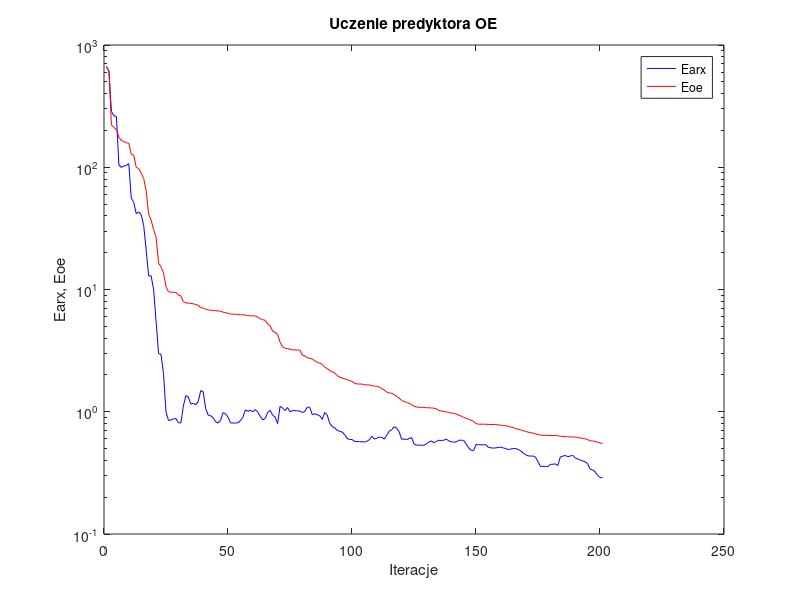
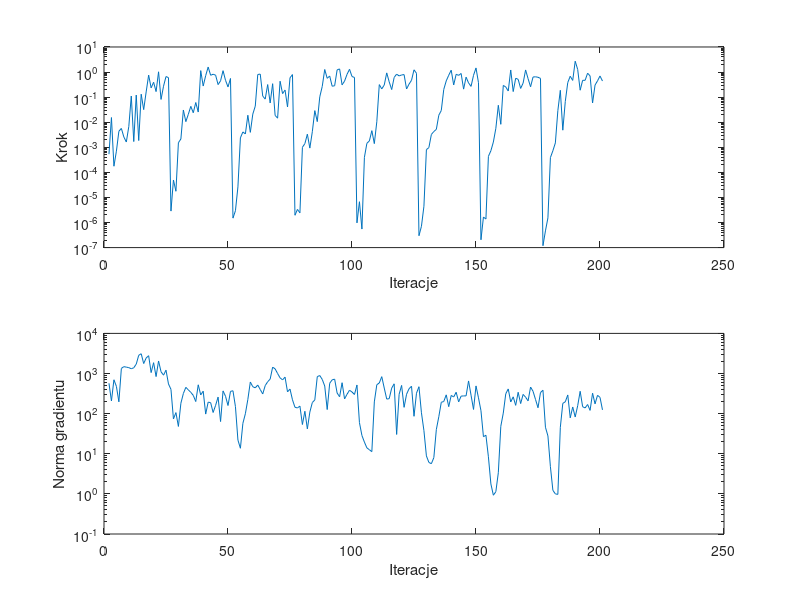

Here is the MATLAB script that generated these plots, in order:
%uczenie predyktora oe
clear all;
n=0; farx(n+1)=6.595579e+002; foe(n+1)=6.709541e+002; wspucz(n+1)=0.000000e+000; ng(n+1)=0.000000e+000;
%odnowa zmiennej metryki
n=1; farx(n+1)=6.092924e+002; foe(n+1)=6.112791e+002; krok(n+1)=5.322828e-004; ng(n+1)=5.709821e+002;
n=2; farx(n+1)=2.860816e+002; foe(n+1)=2.215142e+002; krok(n+1)=1.536047e-002; ng(n+1)=2.069238e+002;
n=3; farx(n+1)=2.628057e+002; foe(n+1)=2.114274e+002; krok(n+1)=1.758667e-004; ng(n+1)=6.982020e+002;
n=4; farx(n+1)=2.600126e+002; foe(n+1)=2.036772e+002; krok(n+1)=7.010405e-004; ng(n+1)=4.780259e+002;
n=5; farx(n+1)=1.046757e+002; foe(n+1)=1.762167e+002; krok(n+1)=4.372259e-003; ng(n+1)=1.969653e+002;
n=6; farx(n+1)=9.971569e+001; foe(n+1)=1.656036e+002; krok(n+1)=5.655154e-003; ng(n+1)=1.340153e+003;
n=7; farx(n+1)=1.022606e+002; foe(n+1)=1.624330e+002; krok(n+1)=2.581388e-003; ng(n+1)=1.481957e+003;
n=8; farx(n+1)=1.036488e+002; foe(n+1)=1.583055e+002; krok(n+1)=1.620122e-003; ng(n+1)=1.441880e+003;
n=9; farx(n+1)=1.070117e+002; foe(n+1)=1.574701e+002; krok(n+1)=6.752063e-003; ng(n+1)=1.401698e+003;
n=10; farx(n+1)=5.589708e+001; foe(n+1)=1.271764e+002; krok(n+1)=1.107341e-001; ng(n+1)=1.314692e+003;
n=11; farx(n+1)=5.165032e+001; foe(n+1)=1.259320e+002; krok(n+1)=1.695208e-003; ng(n+1)=1.391330e+003;
n=12; farx(n+1)=4.172108e+001; foe(n+1)=9.963684e+001; krok(n+1)=1.209148e-001; ng(n+1)=1.712947e+003;
n=13; farx(n+1)=4.311916e+001; foe(n+1)=9.780857e+001; krok(n+1)=1.861026e-003; ng(n+1)=2.848783e+003;
n=14; farx(n+1)=4.104644e+001; foe(n+1)=8.951319e+001; krok(n+1)=1.310933e-001; ng(n+1)=3.108773e+003;
n=15; farx(n+1)=3.347260e+001; foe(n+1)=8.113074e+001; krok(n+1)=3.178877e-002; ng(n+1)=1.772685e+003;
n=16; farx(n+1)=2.102481e+001; foe(n+1)=6.394210e+001; krok(n+1)=1.619492e-001; ng(n+1)=2.436175e+003;
n=17; farx(n+1)=1.292392e+001; foe(n+1)=4.119184e+001; krok(n+1)=7.560816e-001; ng(n+1)=2.781374e+003;
n=18; farx(n+1)=1.293185e+001; foe(n+1)=3.700126e+001; krok(n+1)=2.343012e-001; ng(n+1)=1.054698e+003;
n=19; farx(n+1)=1.000629e+001; foe(n+1)=3.089261e+001; krok(n+1)=3.923690e-001; ng(n+1)=1.862366e+003;
n=20; farx(n+1)=5.477594e+000; foe(n+1)=2.689765e+001; krok(n+1)=1.664220e-001; ng(n+1)=8.387106e+002;
n=21; farx(n+1)=2.999572e+000; foe(n+1)=1.646231e+001; krok(n+1)=1.023928e+000; ng(n+1)=2.052896e+003;
n=22; farx(n+1)=2.928578e+000; foe(n+1)=1.531010e+001; krok(n+1)=8.100548e-002; ng(n+1)=1.105704e+003;
n=23; farx(n+1)=2.045657e+000; foe(n+1)=1.363000e+001; krok(n+1)=2.725909e-001; ng(n+1)=9.091881e+002;
n=24; farx(n+1)=9.961019e-001; foe(n+1)=1.055729e+001; krok(n+1)=6.622313e-001; ng(n+1)=1.212577e+003;
n=25; farx(n+1)=8.501006e-001; foe(n+1)=9.582394e+000; krok(n+1)=5.980518e-001; ng(n+1)=5.491951e+002;
%odnowa zmiennej metryki
n=26; farx(n+1)=8.546400e-001; foe(n+1)=9.514280e+000; krok(n+1)=2.857170e-006; ng(n+1)=4.031764e+002;
n=27; farx(n+1)=8.752284e-001; foe(n+1)=9.480736e+000; krok(n+1)=4.960813e-005; ng(n+1)=7.380373e+001;
n=28; farx(n+1)=8.797757e-001; foe(n+1)=9.459249e+000; krok(n+1)=1.763713e-005; ng(n+1)=1.061813e+002;
n=29; farx(n+1)=8.137284e-001; foe(n+1)=8.992889e+000; krok(n+1)=1.520298e-003; ng(n+1)=4.796411e+001;
n=30; farx(n+1)=8.090627e-001; foe(n+1)=8.877694e+000; krok(n+1)=2.145173e-003; ng(n+1)=1.814129e+002;
n=31; farx(n+1)=1.111850e+000; foe(n+1)=7.948053e+000; krok(n+1)=3.065020e-002; ng(n+1)=3.176818e+002;
n=32; farx(n+1)=1.355295e+000; foe(n+1)=7.770083e+000; krok(n+1)=1.054546e-002; ng(n+1)=4.522875e+002;
n=33; farx(n+1)=1.320623e+000; foe(n+1)=7.734205e+000; krok(n+1)=2.067140e-002; ng(n+1)=3.913250e+002;
n=34; farx(n+1)=1.157568e+000; foe(n+1)=7.700937e+000; krok(n+1)=4.294671e-002; ng(n+1)=3.391158e+002;
n=35; farx(n+1)=1.170971e+000; foe(n+1)=7.642092e+000; krok(n+1)=2.386882e-002; ng(n+1)=2.849777e+002;
n=36; farx(n+1)=1.143970e+000; foe(n+1)=7.530930e+000; krok(n+1)=6.101054e-002; ng(n+1)=2.001312e+002;
n=37; farx(n+1)=1.212044e+000; foe(n+1)=7.435096e+000; krok(n+1)=2.541206e-002; ng(n+1)=5.234621e+002;
n=38; farx(n+1)=1.490475e+000; foe(n+1)=7.102146e+000; krok(n+1)=1.142810e+000; ng(n+1)=2.926765e+002;
n=39; farx(n+1)=1.454570e+000; foe(n+1)=7.038673e+000; krok(n+1)=2.774171e-001; ng(n+1)=3.631946e+002;
n=40; farx(n+1)=1.059229e+000; foe(n+1)=6.910162e+000; krok(n+1)=7.214488e-001; ng(n+1)=9.744204e+001;
n=41; farx(n+1)=9.382258e-001; foe(n+1)=6.813134e+000; krok(n+1)=1.585247e+000; ng(n+1)=1.935766e+002;
n=42; farx(n+1)=9.286533e-001; foe(n+1)=6.767055e+000; krok(n+1)=7.448368e-001; ng(n+1)=1.876574e+002;
n=43; farx(n+1)=8.950808e-001; foe(n+1)=6.735563e+000; krok(n+1)=8.190836e-001; ng(n+1)=1.067790e+002;
n=44; farx(n+1)=8.277404e-001; foe(n+1)=6.707169e+000; krok(n+1)=7.525649e-001; ng(n+1)=1.610315e+002;
n=45; farx(n+1)=8.108778e-001; foe(n+1)=6.682053e+000; krok(n+1)=3.161324e-001; ng(n+1)=2.587000e+002;
n=46; farx(n+1)=8.514401e-001; foe(n+1)=6.641350e+000; krok(n+1)=4.485036e-001; ng(n+1)=6.346762e+001;
n=47; farx(n+1)=9.832877e-001; foe(n+1)=6.531679e+000; krok(n+1)=1.136048e+000; ng(n+1)=3.686319e+002;
n=48; farx(n+1)=9.630147e-001; foe(n+1)=6.459288e+000; krok(n+1)=4.686024e-001; ng(n+1)=2.712125e+002;
n=49; farx(n+1)=9.048993e-001; foe(n+1)=6.395575e+000; krok(n+1)=2.554195e-001; ng(n+1)=1.593474e+002;
n=50; farx(n+1)=8.102650e-001; foe(n+1)=6.294579e+000; krok(n+1)=5.551463e-001; ng(n+1)=3.583050e+002;
%odnowa zmiennej metryki
n=51; farx(n+1)=8.094570e-001; foe(n+1)=6.276780e+000; krok(n+1)=1.495121e-006; ng(n+1)=3.719393e+002;
n=52; farx(n+1)=8.090578e-001; foe(n+1)=6.270580e+000; krok(n+1)=2.960578e-006; ng(n+1)=1.494636e+002;
n=53; farx(n+1)=8.115726e-001; foe(n+1)=6.269140e+000; krok(n+1)=2.635297e-005; ng(n+1)=2.194431e+001;
n=54; farx(n+1)=8.454736e-001; foe(n+1)=6.221797e+000; krok(n+1)=2.380740e-003; ng(n+1)=1.371008e+001;
n=55; farx(n+1)=9.015117e-001; foe(n+1)=6.206210e+000; krok(n+1)=4.095430e-003; ng(n+1)=5.737955e+001;
n=56; farx(n+1)=1.036872e+000; foe(n+1)=6.174623e+000; krok(n+1)=3.401267e-003; ng(n+1)=9.934041e+001;
n=57; farx(n+1)=1.007863e+000; foe(n+1)=6.115666e+000; krok(n+1)=1.895365e-002; ng(n+1)=2.257499e+002;
n=58; farx(n+1)=1.030349e+000; foe(n+1)=6.098772e+000; krok(n+1)=3.941672e-003; ng(n+1)=6.134067e+002;
n=59; farx(n+1)=9.970077e-001; foe(n+1)=6.090204e+000; krok(n+1)=2.107682e-002; ng(n+1)=4.680810e+002;
n=60; farx(n+1)=1.043620e+000; foe(n+1)=6.075611e+000; krok(n+1)=4.388300e-002; ng(n+1)=4.399989e+002;
n=61; farx(n+1)=9.908504e-001; foe(n+1)=5.950293e+000; krok(n+1)=7.992682e-001; ng(n+1)=5.162763e+002;
n=62; farx(n+1)=9.169723e-001; foe(n+1)=5.764088e+000; krok(n+1)=8.295027e-001; ng(n+1)=3.989705e+002;
n=63; farx(n+1)=8.575300e-001; foe(n+1)=5.670071e+000; krok(n+1)=1.105941e-001; ng(n+1)=3.095105e+002;
n=64; farx(n+1)=8.800747e-001; foe(n+1)=5.589451e+000; krok(n+1)=8.343244e-002; ng(n+1)=4.991581e+002;
n=65; farx(n+1)=9.880624e-001; foe(n+1)=5.245237e+000; krok(n+1)=3.172699e-001; ng(n+1)=6.244875e+002;
n=66; farx(n+1)=1.026644e+000; foe(n+1)=5.049415e+000; krok(n+1)=5.857529e-002; ng(n+1)=7.263571e+002;
n=67; farx(n+1)=9.372081e-001; foe(n+1)=4.549798e+000; krok(n+1)=3.435737e-001; ng(n+1)=1.441930e+003;
n=68; farx(n+1)=9.062049e-001; foe(n+1)=4.471885e+000; krok(n+1)=1.875579e-002; ng(n+1)=1.305555e+003;
n=69; farx(n+1)=7.994406e-001; foe(n+1)=4.289851e+000; krok(n+1)=1.450364e-002; ng(n+1)=9.985906e+002;
n=70; farx(n+1)=1.106977e+000; foe(n+1)=3.706162e+000; krok(n+1)=4.305446e-001; ng(n+1)=7.796682e+002;
n=71; farx(n+1)=1.074712e+000; foe(n+1)=3.400537e+000; krok(n+1)=1.383675e-001; ng(n+1)=6.945753e+002;
n=72; farx(n+1)=1.022223e+000; foe(n+1)=3.307297e+000; krok(n+1)=1.919189e-001; ng(n+1)=8.128946e+002;
n=73; farx(n+1)=1.083576e+000; foe(n+1)=3.287719e+000; krok(n+1)=4.050274e-002; ng(n+1)=3.489090e+002;
n=74; farx(n+1)=9.995140e-001; foe(n+1)=3.245017e+000; krok(n+1)=5.914179e-001; ng(n+1)=4.093636e+002;
n=75; farx(n+1)=1.022504e+000; foe(n+1)=3.208281e+000; krok(n+1)=7.926233e-001; ng(n+1)=2.209398e+002;
%odnowa zmiennej metryki
n=76; farx(n+1)=1.020770e+000; foe(n+1)=3.203575e+000; krok(n+1)=1.948244e-006; ng(n+1)=1.439412e+002;
n=77; farx(n+1)=1.016455e+000; foe(n+1)=3.195338e+000; krok(n+1)=3.328396e-006; ng(n+1)=1.389160e+002;
n=78; farx(n+1)=1.012632e+000; foe(n+1)=3.187988e+000; krok(n+1)=2.430566e-006; ng(n+1)=1.539402e+002;
n=79; farx(n+1)=9.853152e-001; foe(n+1)=2.899706e+000; krok(n+1)=9.988735e-004; ng(n+1)=5.354829e+001;
n=80; farx(n+1)=1.009024e+000; foe(n+1)=2.858542e+000; krok(n+1)=1.402097e-003; ng(n+1)=1.146464e+002;
n=81; farx(n+1)=1.092815e+000; foe(n+1)=2.768342e+000; krok(n+1)=3.334617e-003; ng(n+1)=4.166909e+001;
n=82; farx(n+1)=1.084400e+000; foe(n+1)=2.738017e+000; krok(n+1)=9.289576e-004; ng(n+1)=1.093155e+002;
n=83; farx(n+1)=9.457828e-001; foe(n+1)=2.712452e+000; krok(n+1)=4.182551e-003; ng(n+1)=1.890443e+002;
n=84; farx(n+1)=9.623385e-001; foe(n+1)=2.606205e+000; krok(n+1)=2.900728e-002; ng(n+1)=2.197730e+002;
n=85; farx(n+1)=9.443601e-001; foe(n+1)=2.535726e+000; krok(n+1)=1.056599e-002; ng(n+1)=8.367019e+002;
n=86; farx(n+1)=9.280829e-001; foe(n+1)=2.493488e+000; krok(n+1)=1.024273e-001; ng(n+1)=8.901957e+002;
n=87; farx(n+1)=8.667685e-001; foe(n+1)=2.443739e+000; krok(n+1)=2.672252e-001; ng(n+1)=7.129110e+002;
n=88; farx(n+1)=9.869306e-001; foe(n+1)=2.313265e+000; krok(n+1)=1.265822e+000; ng(n+1)=4.881995e+002;
n=89; farx(n+1)=9.413583e-001; foe(n+1)=2.257762e+000; krok(n+1)=5.631821e-001; ng(n+1)=1.264054e+002;
n=90; farx(n+1)=8.063823e-001; foe(n+1)=2.170700e+000; krok(n+1)=6.954939e-001; ng(n+1)=5.709099e+002;
n=91; farx(n+1)=7.558886e-001; foe(n+1)=2.119106e+000; krok(n+1)=2.725909e-001; ng(n+1)=6.963060e+002;
n=92; farx(n+1)=7.412526e-001; foe(n+1)=2.081913e+000; krok(n+1)=2.846355e-001; ng(n+1)=7.235607e+002;
n=93; farx(n+1)=7.049351e-001; foe(n+1)=1.979771e+000; krok(n+1)=1.217699e+000; ng(n+1)=3.258945e+002;
n=94; farx(n+1)=6.923796e-001; foe(n+1)=1.917709e+000; krok(n+1)=1.334889e+000; ng(n+1)=2.638246e+002;
n=95; farx(n+1)=6.828101e-001; foe(n+1)=1.886132e+000; krok(n+1)=3.091015e-001; ng(n+1)=5.899997e+002;
n=96; farx(n+1)=6.516328e-001; foe(n+1)=1.859907e+000; krok(n+1)=4.352152e-001; ng(n+1)=2.330527e+002;
n=97; farx(n+1)=6.051874e-001; foe(n+1)=1.832431e+000; krok(n+1)=8.127796e-001; ng(n+1)=3.039676e+002;
n=98; farx(n+1)=5.923090e-001; foe(n+1)=1.799702e+000; krok(n+1)=1.289896e+000; ng(n+1)=3.837274e+002;
n=99; farx(n+1)=5.932795e-001; foe(n+1)=1.768929e+000; krok(n+1)=6.643777e-001; ng(n+1)=3.460668e+002;
n=100; farx(n+1)=5.722575e-001; foe(n+1)=1.715076e+000; krok(n+1)=6.088496e-001; ng(n+1)=3.004045e+002;
%odnowa zmiennej metryki
n=101; farx(n+1)=5.713680e-001; foe(n+1)=1.688428e+000; krok(n+1)=9.682870e-007; ng(n+1)=5.178278e+002;
n=102; farx(n+1)=5.684231e-001; foe(n+1)=1.685456e+000; krok(n+1)=6.754223e-006; ng(n+1)=5.970496e+001;
n=103; farx(n+1)=5.684207e-001; foe(n+1)=1.685405e+000; krok(n+1)=5.486263e-007; ng(n+1)=2.855537e+001;
n=104; farx(n+1)=5.654997e-001; foe(n+1)=1.663205e+000; krok(n+1)=3.970634e-004; ng(n+1)=1.952836e+001;
n=105; farx(n+1)=5.731816e-001; foe(n+1)=1.659698e+000; krok(n+1)=1.441974e-003; ng(n+1)=1.402040e+001;
n=106; farx(n+1)=5.899797e-001; foe(n+1)=1.655469e+000; krok(n+1)=1.793067e-003; ng(n+1)=1.260706e+001;
n=107; farx(n+1)=6.299623e-001; foe(n+1)=1.635754e+000; krok(n+1)=4.606611e-003; ng(n+1)=1.129169e+001;
n=108; farx(n+1)=5.977053e-001; foe(n+1)=1.621544e+000; krok(n+1)=1.402081e-003; ng(n+1)=1.960994e+002;
n=109; farx(n+1)=6.084048e-001; foe(n+1)=1.618847e+000; krok(n+1)=1.042882e-002; ng(n+1)=5.250940e+002;
n=110; farx(n+1)=6.197908e-001; foe(n+1)=1.590142e+000; krok(n+1)=3.160606e-001; ng(n+1)=5.808705e+002;
n=111; farx(n+1)=6.180218e-001; foe(n+1)=1.546861e+000; krok(n+1)=2.134155e-001; ng(n+1)=8.353735e+002;
n=112; farx(n+1)=5.986960e-001; foe(n+1)=1.505247e+000; krok(n+1)=3.041754e-001; ng(n+1)=4.338154e+002;
n=113; farx(n+1)=6.404123e-001; foe(n+1)=1.448977e+000; krok(n+1)=9.270274e-001; ng(n+1)=2.306694e+002;
n=114; farx(n+1)=6.941538e-001; foe(n+1)=1.423652e+000; krok(n+1)=4.065930e-001; ng(n+1)=2.362497e+002;
n=115; farx(n+1)=7.124897e-001; foe(n+1)=1.415113e+000; krok(n+1)=2.002215e-001; ng(n+1)=4.322998e+002;
n=116; farx(n+1)=7.532411e-001; foe(n+1)=1.383795e+000; krok(n+1)=6.122388e-001; ng(n+1)=5.535904e+002;
n=117; farx(n+1)=7.336992e-001; foe(n+1)=1.338459e+000; krok(n+1)=8.252141e-001; ng(n+1)=3.030062e+001;
n=118; farx(n+1)=6.883110e-001; foe(n+1)=1.292332e+000; krok(n+1)=7.011953e-001; ng(n+1)=3.037572e+002;
n=119; farx(n+1)=5.973965e-001; foe(n+1)=1.241939e+000; krok(n+1)=7.656580e-001; ng(n+1)=5.052244e+002;
n=120; farx(n+1)=5.976103e-001; foe(n+1)=1.210874e+000; krok(n+1)=7.926233e-001; ng(n+1)=1.435990e+002;
n=121; farx(n+1)=5.931353e-001; foe(n+1)=1.195179e+000; krok(n+1)=2.114117e-001; ng(n+1)=3.041788e+002;
n=122; farx(n+1)=6.021905e-001; foe(n+1)=1.170577e+000; krok(n+1)=3.304177e-001; ng(n+1)=4.178126e+002;
n=123; farx(n+1)=6.164423e-001; foe(n+1)=1.144211e+000; krok(n+1)=4.706699e-001; ng(n+1)=4.816740e+002;
n=124; farx(n+1)=5.463275e-001; foe(n+1)=1.110971e+000; krok(n+1)=1.228893e+000; ng(n+1)=8.591121e+001;
n=125; farx(n+1)=5.334702e-001; foe(n+1)=1.094519e+000; krok(n+1)=8.922169e-001; ng(n+1)=3.229858e+002;
%odnowa zmiennej metryki
n=126; farx(n+1)=5.332168e-001; foe(n+1)=1.087370e+000; krok(n+1)=2.973587e-007; ng(n+1)=4.686905e+002;
n=127; farx(n+1)=5.330157e-001; foe(n+1)=1.086277e+000; krok(n+1)=7.084401e-007; ng(n+1)=1.049998e+002;
n=128; farx(n+1)=5.315195e-001; foe(n+1)=1.085321e+000; krok(n+1)=4.457231e-006; ng(n+1)=3.775853e+001;
n=129; farx(n+1)=5.462032e-001; foe(n+1)=1.078948e+000; krok(n+1)=8.062699e-004; ng(n+1)=8.840892e+000;
n=130; farx(n+1)=5.649491e-001; foe(n+1)=1.077213e+000; krok(n+1)=9.727667e-004; ng(n+1)=6.085424e+000;
n=131; farx(n+1)=5.777508e-001; foe(n+1)=1.075135e+000; krok(n+1)=3.237896e-003; ng(n+1)=5.643629e+000;
n=132; farx(n+1)=5.584767e-001; foe(n+1)=1.068989e+000; krok(n+1)=4.264608e-003; ng(n+1)=8.019176e+000;
n=133; farx(n+1)=5.720294e-001; foe(n+1)=1.056699e+000; krok(n+1)=5.167850e-003; ng(n+1)=3.998095e+001;
n=134; farx(n+1)=5.839875e-001; foe(n+1)=1.023504e+000; krok(n+1)=1.899071e-002; ng(n+1)=8.375562e+001;
n=135; farx(n+1)=5.824063e-001; foe(n+1)=1.012524e+000; krok(n+1)=2.928765e-002; ng(n+1)=1.917483e+002;
n=136; farx(n+1)=5.845282e-001; foe(n+1)=1.007814e+000; krok(n+1)=2.031949e-001; ng(n+1)=2.005932e+002;
n=137; farx(n+1)=5.973403e-001; foe(n+1)=9.972744e-001; krok(n+1)=4.448216e-001; ng(n+1)=2.940152e+002;
n=138; farx(n+1)=5.795890e-001; foe(n+1)=9.873351e-001; krok(n+1)=7.461831e-001; ng(n+1)=1.491448e+002;
n=139; farx(n+1)=5.680866e-001; foe(n+1)=9.756149e-001; krok(n+1)=1.187855e+000; ng(n+1)=2.842193e+002;
n=140; farx(n+1)=5.642381e-001; foe(n+1)=9.706217e-001; krok(n+1)=3.057702e-001; ng(n+1)=2.600723e+002;
n=141; farx(n+1)=5.660488e-001; foe(n+1)=9.573637e-001; krok(n+1)=8.131859e-001; ng(n+1)=3.416765e+002;
n=142; farx(n+1)=5.838611e-001; foe(n+1)=9.364271e-001; krok(n+1)=7.382907e-001; ng(n+1)=1.963997e+002;
n=143; farx(n+1)=5.858456e-001; foe(n+1)=9.222016e-001; krok(n+1)=8.773192e-001; ng(n+1)=2.731453e+002;
n=144; farx(n+1)=5.824457e-001; foe(n+1)=8.995145e-001; krok(n+1)=2.085952e-001; ng(n+1)=2.765227e+002;
n=145; farx(n+1)=5.481410e-001; foe(n+1)=8.846596e-001; krok(n+1)=6.261807e-001; ng(n+1)=2.772202e+002;
n=146; farx(n+1)=5.080419e-001; foe(n+1)=8.679612e-001; krok(n+1)=3.693268e-001; ng(n+1)=6.530805e+002;
n=147; farx(n+1)=4.842408e-001; foe(n+1)=8.532041e-001; krok(n+1)=2.682636e-001; ng(n+1)=2.882972e+002;
n=148; farx(n+1)=4.803121e-001; foe(n+1)=8.352930e-001; krok(n+1)=7.413928e-001; ng(n+1)=1.271561e+002;
n=149; farx(n+1)=5.400888e-001; foe(n+1)=7.998426e-001; krok(n+1)=1.462039e+000; ng(n+1)=4.910392e+002;
n=150; farx(n+1)=5.368835e-001; foe(n+1)=7.915930e-001; krok(n+1)=3.768236e-001; ng(n+1)=2.474420e+002;
%odnowa zmiennej metryki
n=151; farx(n+1)=5.369245e-001; foe(n+1)=7.912478e-001; krok(n+1)=2.050250e-007; ng(n+1)=1.183749e+002;
n=152; farx(n+1)=5.372282e-001; foe(n+1)=7.911041e-001; krok(n+1)=1.656948e-006; ng(n+1)=2.660943e+001;
n=153; farx(n+1)=5.375885e-001; foe(n+1)=7.909402e-001; krok(n+1)=1.376284e-006; ng(n+1)=2.895138e+001;
n=154; farx(n+1)=5.114179e-001; foe(n+1)=7.866914e-001; krok(n+1)=4.344519e-004; ng(n+1)=8.405026e+000;
n=155; farx(n+1)=5.068907e-001; foe(n+1)=7.864641e-001; krok(n+1)=7.286945e-004; ng(n+1)=1.770420e+000;
n=156; farx(n+1)=5.041388e-001; foe(n+1)=7.863397e-001; krok(n+1)=1.620122e-003; ng(n+1)=9.265089e-001;
n=157; farx(n+1)=5.069646e-001; foe(n+1)=7.859510e-001; krok(n+1)=5.699196e-003; ng(n+1)=1.132667e+000;
n=158; farx(n+1)=5.098599e-001; foe(n+1)=7.800577e-001; krok(n+1)=4.732206e-002; ng(n+1)=3.370538e+000;
n=159; farx(n+1)=5.146125e-001; foe(n+1)=7.776180e-001; krok(n+1)=8.252113e-003; ng(n+1)=4.835724e+001;
n=160; farx(n+1)=5.060044e-001; foe(n+1)=7.714166e-001; krok(n+1)=2.928073e-001; ng(n+1)=1.032087e+002;
n=161; farx(n+1)=5.002698e-001; foe(n+1)=7.678227e-001; krok(n+1)=2.543102e-001; ng(n+1)=3.133051e+002;
n=162; farx(n+1)=4.897732e-001; foe(n+1)=7.620990e-001; krok(n+1)=1.752988e-001; ng(n+1)=4.129785e+002;
n=163; farx(n+1)=4.960606e-001; foe(n+1)=7.493102e-001; krok(n+1)=1.210207e+000; ng(n+1)=1.953125e+002;
n=164; farx(n+1)=4.996654e-001; foe(n+1)=7.423146e-001; krok(n+1)=1.668649e-001; ng(n+1)=2.623820e+002;
n=165; farx(n+1)=5.010062e-001; foe(n+1)=7.268198e-001; krok(n+1)=5.680238e-001; ng(n+1)=1.608737e+002;
n=166; farx(n+1)=4.905968e-001; foe(n+1)=7.189682e-001; krok(n+1)=5.126125e-001; ng(n+1)=3.409415e+002;
n=167; farx(n+1)=4.796921e-001; foe(n+1)=7.111230e-001; krok(n+1)=2.226006e-001; ng(n+1)=1.783400e+002;
n=168; farx(n+1)=4.601449e-001; foe(n+1)=6.999488e-001; krok(n+1)=3.636509e-001; ng(n+1)=3.015473e+002;
n=169; farx(n+1)=4.453297e-001; foe(n+1)=6.911432e-001; krok(n+1)=1.215405e+000; ng(n+1)=2.568577e+002;
n=170; farx(n+1)=4.361424e-001; foe(n+1)=6.814781e-001; krok(n+1)=5.450576e-001; ng(n+1)=2.078861e+002;
n=171; farx(n+1)=4.337375e-001; foe(n+1)=6.747214e-001; krok(n+1)=2.590696e-001; ng(n+1)=4.602583e+002;
n=172; farx(n+1)=4.348356e-001; foe(n+1)=6.690547e-001; krok(n+1)=6.338619e-001; ng(n+1)=3.602189e+002;
n=173; farx(n+1)=4.245890e-001; foe(n+1)=6.581573e-001; krok(n+1)=6.477968e-001; ng(n+1)=2.250188e+002;
n=174; farx(n+1)=3.902823e-001; foe(n+1)=6.511123e-001; krok(n+1)=6.193808e-001; ng(n+1)=1.401464e+002;
n=175; farx(n+1)=3.572307e-001; foe(n+1)=6.434644e-001; krok(n+1)=5.596492e-001; ng(n+1)=3.353049e+002;
%odnowa zmiennej metryki
n=176; farx(n+1)=3.571701e-001; foe(n+1)=6.412394e-001; krok(n+1)=1.191599e-007; ng(n+1)=3.826414e+002;
n=177; farx(n+1)=3.570743e-001; foe(n+1)=6.410948e-001; krok(n+1)=4.641511e-007; ng(n+1)=4.579628e+001;
n=178; farx(n+1)=3.566065e-001; foe(n+1)=6.408872e-001; krok(n+1)=1.534369e-006; ng(n+1)=2.785122e+001;
n=179; farx(n+1)=3.709203e-001; foe(n+1)=6.393122e-001; krok(n+1)=3.870864e-004; ng(n+1)=4.766870e+000;
n=180; farx(n+1)=3.724135e-001; foe(n+1)=6.392188e-001; krok(n+1)=7.286945e-004; ng(n+1)=1.225336e+000;
n=181; farx(n+1)=3.744918e-001; foe(n+1)=6.391240e-001; krok(n+1)=1.495426e-003; ng(n+1)=9.989698e-001;
n=182; farx(n+1)=3.634409e-001; foe(n+1)=6.367729e-001; krok(n+1)=2.876670e-002; ng(n+1)=9.714715e-001;
n=183; farx(n+1)=4.265794e-001; foe(n+1)=6.297585e-001; krok(n+1)=1.874735e-001; ng(n+1)=4.555851e+001;
n=184; farx(n+1)=4.332979e-001; foe(n+1)=6.285566e-001; krok(n+1)=4.812762e-003; ng(n+1)=1.805120e+002;
n=185; farx(n+1)=4.394322e-001; foe(n+1)=6.263528e-001; krok(n+1)=6.677458e-002; ng(n+1)=1.970037e+002;
n=186; farx(n+1)=4.290105e-001; foe(n+1)=6.238474e-001; krok(n+1)=3.825314e-001; ng(n+1)=2.921158e+002;
n=187; farx(n+1)=4.342966e-001; foe(n+1)=6.230909e-001; krok(n+1)=6.809733e-001; ng(n+1)=7.850099e+001;
n=188; farx(n+1)=4.403589e-001; foe(n+1)=6.222824e-001; krok(n+1)=4.641165e-001; ng(n+1)=1.464782e+002;
n=189; farx(n+1)=4.198364e-001; foe(n+1)=6.200705e-001; krok(n+1)=2.704664e+000; ng(n+1)=8.244423e+001;
n=190; farx(n+1)=4.108735e-001; foe(n+1)=6.159718e-001; krok(n+1)=1.273593e+000; ng(n+1)=1.577230e+002;
n=191; farx(n+1)=4.033679e-001; foe(n+1)=6.102067e-001; krok(n+1)=1.890204e-001; ng(n+1)=3.604765e+002;
n=192; farx(n+1)=3.954321e-001; foe(n+1)=6.069896e-001; krok(n+1)=4.686024e-001; ng(n+1)=1.486612e+002;
n=193; farx(n+1)=3.899333e-001; foe(n+1)=5.994614e-001; krok(n+1)=4.686024e-001; ng(n+1)=1.389219e+002;
n=194; farx(n+1)=3.770150e-001; foe(n+1)=5.933199e-001; krok(n+1)=9.001093e-001; ng(n+1)=1.688048e+002;
n=195; farx(n+1)=3.405423e-001; foe(n+1)=5.776664e-001; krok(n+1)=7.021280e-001; ng(n+1)=1.205628e+002;
n=196; farx(n+1)=3.344575e-001; foe(n+1)=5.762998e-001; krok(n+1)=5.857529e-002; ng(n+1)=3.232579e+002;
n=197; farx(n+1)=3.238668e-001; foe(n+1)=5.721099e-001; krok(n+1)=3.025518e-001; ng(n+1)=1.750351e+002;
n=198; farx(n+1)=3.021610e-001; foe(n+1)=5.632464e-001; krok(n+1)=4.467816e-001; ng(n+1)=2.859930e+002;
n=199; farx(n+1)=2.908727e-001; foe(n+1)=5.570475e-001; krok(n+1)=6.954939e-001; ng(n+1)=2.547002e+002;
n=200; farx(n+1)=2.885237e-001; foe(n+1)=5.494728e-001; krok(n+1)=4.386596e-001; ng(n+1)=1.240870e+002;

figure; semilogy(farx,'b'); hold on; semilogy(foe,'r'); xlabel('Iteracje'); ylabel('Earx, Eoe'); legend('Earx','Eoe'); title('Uczenie predyktora OE');
figure; subplot(2,1,1); semilogy(krok); xlabel('Iteracje'); ylabel('Krok');
subplot(2,1,2); semilogy(ng); xlabel('Iteracje'); ylabel('Norma gradientu');
Earx=farx(n+1)
Eoe=foe(n+1)
